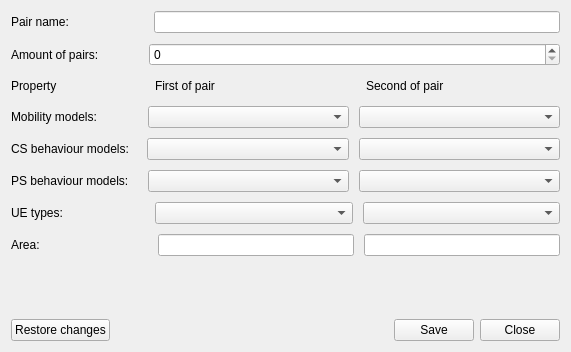
<?xml version="1.0" encoding="UTF-8"?>
<ui version="4.0">
 <class>UeParametersForm</class>
 <widget class="QWidget" name="UeParametersForm">
  <property name="geometry">
   <rect>
    <x>0</x>
    <y>0</y>
    <width>571</width>
    <height>352</height>
   </rect>
  </property>
  <property name="minimumSize">
   <size>
    <width>571</width>
    <height>352</height>
   </size>
  </property>
  <property name="maximumSize">
   <size>
    <width>571</width>
    <height>352</height>
   </size>
  </property>
  <property name="windowTitle">
   <string>Form</string>
  </property>
  <layout class="QVBoxLayout" name="verticalLayout">
   <item>
    <layout class="QGridLayout" name="gridLayout" rowstretch="0,0">
     <item row="0" column="0" rowspan="2">
      <layout class="QVBoxLayout" name="verticalLayout_2">
       <property name="spacing">
        <number>10</number>
       </property>
       <property name="topMargin">
        <number>0</number>
       </property>
       <item>
        <layout class="QHBoxLayout" name="horizontalLayout_2">
         <item>
          <widget class="QLabel" name="label">
           <property name="text">
            <string>Pair name:</string>
           </property>
           <property name="margin">
            <number>5</number>
           </property>
          </widget>
         </item>
         <item>
          <spacer name="horizontalSpacer_10">
           <property name="orientation">
            <enum>Qt::Horizontal</enum>
           </property>
           <property name="sizeType">
            <enum>QSizePolicy::Fixed</enum>
           </property>
           <property name="sizeHint" stdset="0">
            <size>
             <width>75</width>
             <height>20</height>
            </size>
           </property>
          </spacer>
         </item>
         <item>
          <widget class="QLineEdit" name="pairNameLineEdit"/>
         </item>
        </layout>
       </item>
       <item>
        <layout class="QHBoxLayout" name="horizontalLayout_4">
         <item>
          <widget class="QLabel" name="label_3">
           <property name="sizePolicy">
            <sizepolicy hsizetype="Minimum" vsizetype="Preferred">
             <horstretch>0</horstretch>
             <verstretch>0</verstretch>
            </sizepolicy>
           </property>
           <property name="text">
            <string>Amount of pairs:</string>
           </property>
           <property name="margin">
            <number>5</number>
           </property>
          </widget>
         </item>
         <item>
          <spacer name="horizontalSpacer_9">
           <property name="orientation">
            <enum>Qt::Horizontal</enum>
           </property>
           <property name="sizeType">
            <enum>QSizePolicy::Fixed</enum>
           </property>
           <property name="sizeHint" stdset="0">
            <size>
             <width>40</width>
             <height>20</height>
            </size>
           </property>
          </spacer>
         </item>
         <item>
          <widget class="QSpinBox" name="amountOfPairsSpinBox">
           <property name="sizePolicy">
            <sizepolicy hsizetype="MinimumExpanding" vsizetype="Fixed">
             <horstretch>0</horstretch>
             <verstretch>0</verstretch>
            </sizepolicy>
           </property>
          </widget>
         </item>
        </layout>
       </item>
       <item>
        <layout class="QHBoxLayout" name="horizontalLayout_9">
         <item>
          <widget class="QLabel" name="label_10">
           <property name="sizePolicy">
            <sizepolicy hsizetype="Minimum" vsizetype="Preferred">
             <horstretch>0</horstretch>
             <verstretch>0</verstretch>
            </sizepolicy>
           </property>
           <property name="text">
            <string>Property</string>
           </property>
           <property name="margin">
            <number>5</number>
           </property>
          </widget>
         </item>
         <item>
          <spacer name="horizontalSpacer_2">
           <property name="orientation">
            <enum>Qt::Horizontal</enum>
           </property>
           <property name="sizeType">
            <enum>QSizePolicy::Fixed</enum>
           </property>
           <property name="sizeHint" stdset="0">
            <size>
             <width>88</width>
             <height>20</height>
            </size>
           </property>
          </spacer>
         </item>
         <item>
          <widget class="QLabel" name="label_9">
           <property name="sizePolicy">
            <sizepolicy hsizetype="MinimumExpanding" vsizetype="Preferred">
             <horstretch>0</horstretch>
             <verstretch>0</verstretch>
            </sizepolicy>
           </property>
           <property name="text">
            <string>First of pair</string>
           </property>
           <property name="margin">
            <number>5</number>
           </property>
          </widget>
         </item>
         <item>
          <spacer name="horizontalSpacer_3">
           <property name="orientation">
            <enum>Qt::Horizontal</enum>
           </property>
           <property name="sizeType">
            <enum>QSizePolicy::Fixed</enum>
           </property>
           <property name="sizeHint" stdset="0">
            <size>
             <width>46</width>
             <height>20</height>
            </size>
           </property>
          </spacer>
         </item>
         <item>
          <widget class="QLabel" name="label_8">
           <property name="sizePolicy">
            <sizepolicy hsizetype="MinimumExpanding" vsizetype="Preferred">
             <horstretch>0</horstretch>
             <verstretch>0</verstretch>
            </sizepolicy>
           </property>
           <property name="text">
            <string>Second of pair</string>
           </property>
           <property name="margin">
            <number>5</number>
           </property>
          </widget>
         </item>
         <item>
          <spacer name="horizontalSpacer_4">
           <property name="orientation">
            <enum>Qt::Horizontal</enum>
           </property>
           <property name="sizeType">
            <enum>QSizePolicy::Preferred</enum>
           </property>
           <property name="sizeHint" stdset="0">
            <size>
             <width>40</width>
             <height>20</height>
            </size>
           </property>
          </spacer>
         </item>
        </layout>
       </item>
       <item>
        <layout class="QHBoxLayout" name="horizontalLayout_5">
         <item>
          <widget class="QLabel" name="label_4">
           <property name="sizePolicy">
            <sizepolicy hsizetype="Minimum" vsizetype="Preferred">
             <horstretch>0</horstretch>
             <verstretch>0</verstretch>
            </sizepolicy>
           </property>
           <property name="text">
            <string>Mobility models:</string>
           </property>
           <property name="margin">
            <number>5</number>
           </property>
          </widget>
         </item>
         <item>
          <spacer name="horizontalSpacer_5">
           <property name="orientation">
            <enum>Qt::Horizontal</enum>
           </property>
           <property name="sizeType">
            <enum>QSizePolicy::Fixed</enum>
           </property>
           <property name="sizeHint" stdset="0">
            <size>
             <width>41</width>
             <height>20</height>
            </size>
           </property>
          </spacer>
         </item>
         <item>
          <widget class="QComboBox" name="frstMobilityModelComboBox">
           <property name="sizePolicy">
            <sizepolicy hsizetype="MinimumExpanding" vsizetype="Fixed">
             <horstretch>0</horstretch>
             <verstretch>0</verstretch>
            </sizepolicy>
           </property>
          </widget>
         </item>
         <item>
          <widget class="QComboBox" name="scndMobilityModelComboBox">
           <property name="sizePolicy">
            <sizepolicy hsizetype="MinimumExpanding" vsizetype="Fixed">
             <horstretch>0</horstretch>
             <verstretch>0</verstretch>
            </sizepolicy>
           </property>
          </widget>
         </item>
        </layout>
       </item>
       <item>
        <layout class="QHBoxLayout" name="horizontalLayout_6">
         <item>
          <widget class="QLabel" name="label_5">
           <property name="sizePolicy">
            <sizepolicy hsizetype="Minimum" vsizetype="Preferred">
             <horstretch>0</horstretch>
             <verstretch>0</verstretch>
            </sizepolicy>
           </property>
           <property name="text">
            <string>CS behaviour models:</string>
           </property>
           <property name="margin">
            <number>5</number>
           </property>
          </widget>
         </item>
         <item>
          <spacer name="horizontalSpacer_6">
           <property name="orientation">
            <enum>Qt::Horizontal</enum>
           </property>
           <property name="sizeType">
            <enum>QSizePolicy::Fixed</enum>
           </property>
           <property name="sizeHint" stdset="0">
            <size>
             <width>8</width>
             <height>20</height>
            </size>
           </property>
          </spacer>
         </item>
         <item>
          <widget class="QComboBox" name="frstCsModelComboBox">
           <property name="sizePolicy">
            <sizepolicy hsizetype="MinimumExpanding" vsizetype="Fixed">
             <horstretch>0</horstretch>
             <verstretch>0</verstretch>
            </sizepolicy>
           </property>
          </widget>
         </item>
         <item>
          <widget class="QComboBox" name="scndCsModelComboBox">
           <property name="sizePolicy">
            <sizepolicy hsizetype="MinimumExpanding" vsizetype="Fixed">
             <horstretch>0</horstretch>
             <verstretch>0</verstretch>
            </sizepolicy>
           </property>
          </widget>
         </item>
        </layout>
       </item>
       <item>
        <layout class="QHBoxLayout" name="horizontalLayout_7">
         <item>
          <widget class="QLabel" name="label_6">
           <property name="sizePolicy">
            <sizepolicy hsizetype="Minimum" vsizetype="Preferred">
             <horstretch>0</horstretch>
             <verstretch>0</verstretch>
            </sizepolicy>
           </property>
           <property name="text">
            <string>PS behaviour models:</string>
           </property>
           <property name="margin">
            <number>5</number>
           </property>
          </widget>
         </item>
         <item>
          <spacer name="horizontalSpacer_7">
           <property name="orientation">
            <enum>Qt::Horizontal</enum>
           </property>
           <property name="sizeType">
            <enum>QSizePolicy::Fixed</enum>
           </property>
           <property name="sizeHint" stdset="0">
            <size>
             <width>9</width>
             <height>20</height>
            </size>
           </property>
          </spacer>
         </item>
         <item>
          <widget class="QComboBox" name="frstPsModelComboBox">
           <property name="sizePolicy">
            <sizepolicy hsizetype="MinimumExpanding" vsizetype="Fixed">
             <horstretch>0</horstretch>
             <verstretch>0</verstretch>
            </sizepolicy>
           </property>
          </widget>
         </item>
         <item>
          <widget class="QComboBox" name="scndPsModelComboBox">
           <property name="sizePolicy">
            <sizepolicy hsizetype="MinimumExpanding" vsizetype="Fixed">
             <horstretch>0</horstretch>
             <verstretch>0</verstretch>
            </sizepolicy>
           </property>
          </widget>
         </item>
        </layout>
       </item>
       <item>
        <layout class="QHBoxLayout" name="horizontalLayout_8">
         <item>
          <widget class="QLabel" name="label_7">
           <property name="sizePolicy">
            <sizepolicy hsizetype="Minimum" vsizetype="Preferred">
             <horstretch>0</horstretch>
             <verstretch>0</verstretch>
            </sizepolicy>
           </property>
           <property name="text">
            <string>UE types:</string>
           </property>
           <property name="margin">
            <number>5</number>
           </property>
          </widget>
         </item>
         <item>
          <spacer name="horizontalSpacer_8">
           <property name="orientation">
            <enum>Qt::Horizontal</enum>
           </property>
           <property name="sizeType">
            <enum>QSizePolicy::Fixed</enum>
           </property>
           <property name="sizeHint" stdset="0">
            <size>
             <width>82</width>
             <height>20</height>
            </size>
           </property>
          </spacer>
         </item>
         <item>
          <widget class="QComboBox" name="frstUeTypeComboBox">
           <property name="sizePolicy">
            <sizepolicy hsizetype="MinimumExpanding" vsizetype="Fixed">
             <horstretch>0</horstretch>
             <verstretch>0</verstretch>
            </sizepolicy>
           </property>
          </widget>
         </item>
         <item>
          <widget class="QComboBox" name="scndUeTypeComboBox">
           <property name="sizePolicy">
            <sizepolicy hsizetype="MinimumExpanding" vsizetype="Fixed">
             <horstretch>0</horstretch>
             <verstretch>0</verstretch>
            </sizepolicy>
           </property>
          </widget>
         </item>
        </layout>
       </item>
       <item>
        <layout class="QHBoxLayout" name="horizontalLayout_3">
         <item>
          <widget class="QLabel" name="label_2">
           <property name="text">
            <string>Area:</string>
           </property>
           <property name="margin">
            <number>5</number>
           </property>
          </widget>
         </item>
         <item>
          <spacer name="horizontalSpacer_11">
           <property name="orientation">
            <enum>Qt::Horizontal</enum>
           </property>
           <property name="sizeType">
            <enum>QSizePolicy::Fixed</enum>
           </property>
           <property name="sizeHint" stdset="0">
            <size>
             <width>108</width>
             <height>20</height>
            </size>
           </property>
          </spacer>
         </item>
         <item>
          <widget class="QLineEdit" name="frstAreaLineEdit"/>
         </item>
         <item>
          <widget class="QLineEdit" name="scndAreaLineEdit"/>
         </item>
        </layout>
       </item>
      </layout>
     </item>
    </layout>
   </item>
   <item>
    <spacer name="verticalSpacer">
     <property name="orientation">
      <enum>Qt::Vertical</enum>
     </property>
     <property name="sizeType">
      <enum>QSizePolicy::Expanding</enum>
     </property>
     <property name="sizeHint" stdset="0">
      <size>
       <width>20</width>
       <height>40</height>
      </size>
     </property>
    </spacer>
   </item>
   <item>
    <layout class="QHBoxLayout" name="horizontalLayout">
     <property name="sizeConstraint">
      <enum>QLayout::SetMinimumSize</enum>
     </property>
     <item>
      <widget class="QPushButton" name="restoreChangesButton">
       <property name="text">
        <string>Restore changes</string>
       </property>
      </widget>
     </item>
     <item>
      <spacer name="horizontalSpacer">
       <property name="orientation">
        <enum>Qt::Horizontal</enum>
       </property>
       <property name="sizeHint" stdset="0">
        <size>
         <width>40</width>
         <height>20</height>
        </size>
       </property>
      </spacer>
     </item>
     <item>
      <widget class="QPushButton" name="saveButton">
       <property name="text">
        <string>Save</string>
       </property>
      </widget>
     </item>
     <item>
      <widget class="QPushButton" name="closeButton">
       <property name="text">
        <string>Close</string>
       </property>
      </widget>
     </item>
    </layout>
   </item>
  </layout>
 </widget>
 <resources/>
 <connections/>
</ui>
